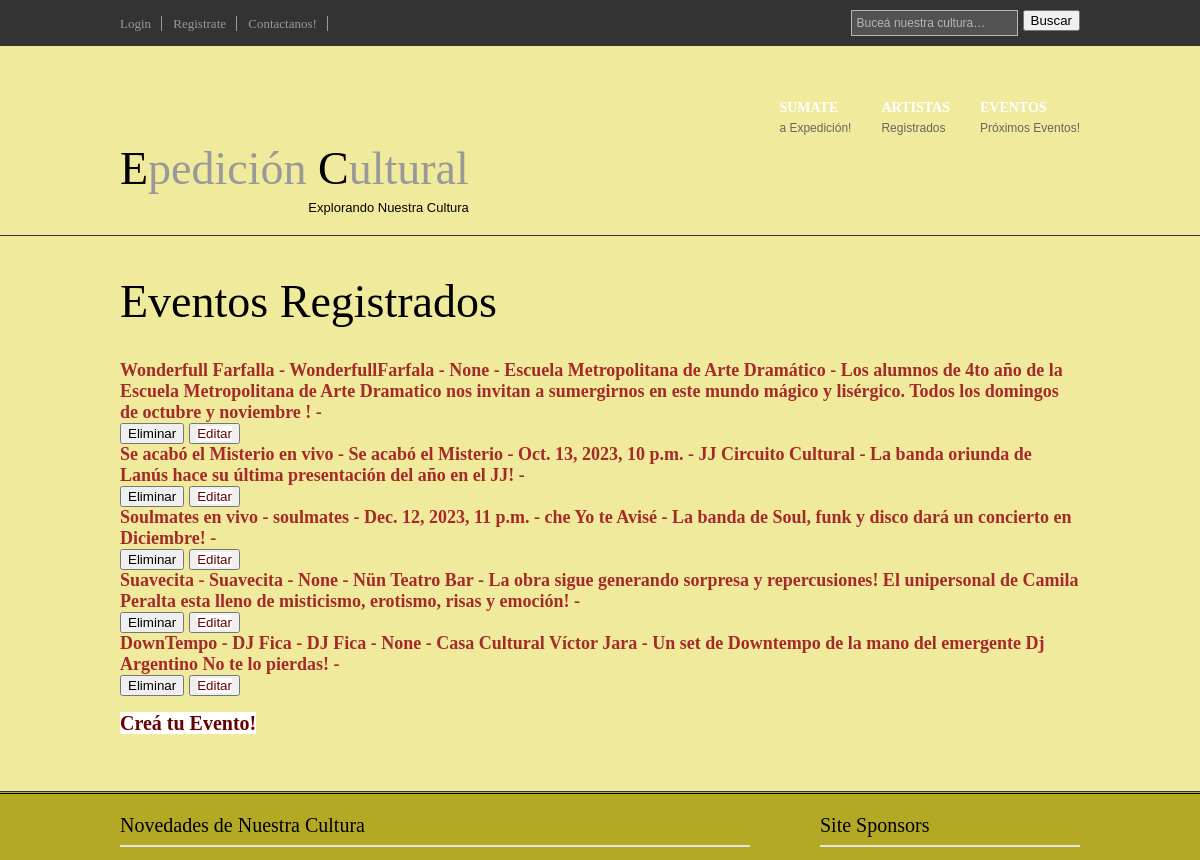
The app's page /appExpe/listaEventos/ (upper part), older data.
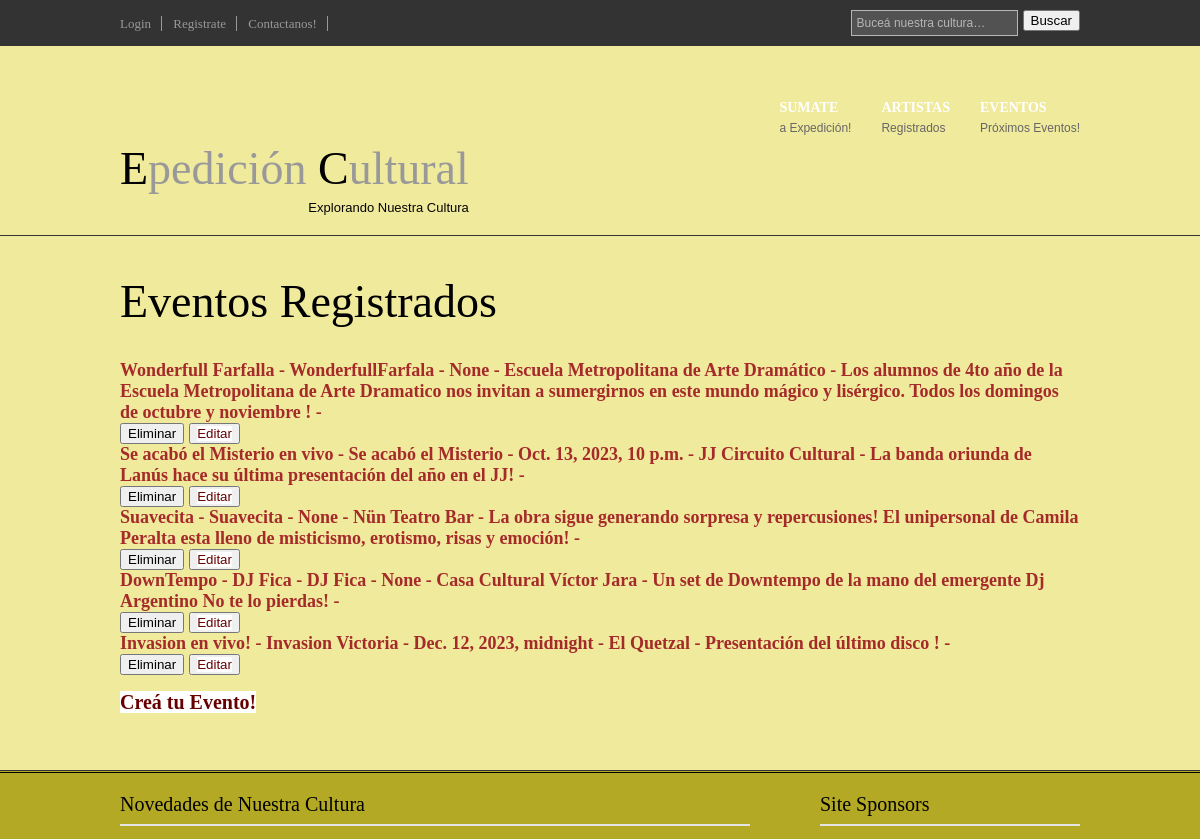
The same page, newer data.
### appExpe/models.py (models this page shows, shortened)
class Evento(models.Model):
    nombre= models.CharField(max_length=40)
    artista= models.ForeignKey(Artista, on_delete=models.CASCADE, null=True, max_length=50)
    fecha = models.DateTimeField(null=True, blank=True)
    lugar = models.ForeignKey(Establecimiento, on_delete=models.CASCADE, max_length=60, null=True)
    texto = models.TextField(max_length=5000, null=True)
    imagen = models.ImageField(upload_to='appExpe\static\images', blank = True)
    imagen2 = models.ImageField(upload_to='appExpe\static\images', blank=True)
    imagen3 = models.ImageField(upload_to='appExpe\static\images', blank=True)
    url = models.URLField(max_length=250, null=True)

class Artista(models.Model):
    nombre = models.CharField(null=True, max_length=40)
    disciplina = models.CharField(null=True, max_length=40)
    descripcion = models.CharField(null=True, max_length=500)
    link = models.URLField(null=True, max_length=250, blank=True)
    imagen = models.ImageField(upload_to='appExpe\static\images', null=True, blank=True)
    user = models.OneToOneField(User, on_delete=models.CASCADE, null=True)
    def __str__(self):
        return self.nombre

class Establecimiento(models.Model):
    nombre = models.CharField(null=True, max_length=40)
    direccion = models.CharField(null=True, max_length=60)
    def __str__(self):
        return self.nombre

### appExpe/views.py (the view)
# urls.py: path('listaEventos/', listaEventos, name="listaEventos"),
def listaEventos(req):
    eventos = Evento.objects.all()
    return render(req, "listaEventos.html", {"eventos": eventos})

### appExpe/templates/listaEventos.html (shortened to what this page needs)
{% extends 'base.html' %}
{% block ContenidoQueCambia %}
{% load static %}
<html>
    <head>
        <body>
            <div class="wrapper col1">
                <div id="header">
                <div id="logo">
                    <h1><a href="/appExpe/inicio"><strong>Eventos Registrados</strong> <strong></strong></a> </h1>
                    <br>
                    <br>
                    <ul>
                        {% for evento in eventos %}
                            <li style="font-size:large; font-weight: bold; color:brown;">
                                {{ evento.nombre }}  -
                                {{ evento.artista }}  -
                                {{ evento.fecha }}  -
                                {{ evento.lugar }}  -
                                {{ evento.texto }}  -
                            </li>
                            <div style="display: flex; column-gap: 5px;">
                                <form action="{% url 'eliminaEvento' evento.id %}" method="post">{% csrf_token %}
                                    <button type="submit"> Eliminar </button>
                                </form>
                                <button>
                                    <a href="{% url 'editarEvento' evento.id %}">Editar</a>
                                </button>
                            </div>
                        {% endfor %}
                    </ul>
                    <br>
                    <h2><a href="{% url 'creaEvento' %}"><strong>Creá tu Evento!</strong> <strong></strong></a> </h2>
                    <br>
                </div>
                <br class="clear" />
                </div>
            </div>
        </body>
</head>
</html>
{% endblock ContenidoQueCambia %}

### appExpe/templates/base.html (shortened to what this page needs)
<!DOCTYPE html PUBLIC "-//W3C//DTD XHTML 1.0 Transitional//EN" "http://www.w3.org/TR/xhtml1/DTD/xhtml1-transitional.dtd">
<html xmlns="http://www.w3.org/1999/xhtml">
<head>
   {% load static %}
<link rel="stylesheet" href="{% static 'layout/styles/layout.css' %}" type="text/css" />
</head>
{% include 'navbar.html' %}
<div class="wrapper col1">
  <div id="header">
    <div class="let" id="topnav">
      <ul>
        <li class="last"><a href='{% url "listaEventos" %}'>Eventos</a><span style="text-transform:none">Próximos Eventos!</span></li>
        <li><a href='{% url "listaArtistas" %}'>Artistas</a><span style="text-transform:none">Registrados</span></li>
        <li><a href='{% url "creaArtista" %}'>Sumate</a><span style="text-transform:none">a Expedición!</span></li>
      </ul>
    </div>
    <div id="logo">
      <h1><a href="/appExpe/inicio"><strong>E</strong>pedición <strong>C</strong>ultural</a></h1>
      <p style="text-transform:capitalize">Explorando nuestra Cultura</p>
    </div>
    <br class="clear" />
  </div>
</div>
{% block ContenidoQueCambia %}
{% endblock ContenidoQueCambia %}
<div class="wrapper col3">
  <div class="container">
    <div class="content">
      <div id="topstory">
        <h2>Novedades de Nuestra Cultura</h2>
        <br class="clear" />
      </div>
    </div>
    <div class="column">
      <div class="sponsors">
        <h2>Site Sponsors</h2>
      </div>
    </div>
    <br class="clear" />
  </div>
</div>
</body>
</html>

### appExpe/templates/navbar.html (shortened to what this page needs)
<div class="wrapper col0">
    <div id="topline">
      <ul>
            {% if user.is_authenticated %}
                {% if url_avatar %}
                    <img src="{{url_avatar}}" height="30px" alt="avatar">
                {% endif %}
                <li><p>Bienvenido {{user.username}}</p></li>
                <li> <a href="{% url 'Perfil' %}">Perfil</a></li>
                <li><a href="{% url 'logout' %}">Logout</a></li>
                {% else %}
                <li><a href="{% url 'login' %}">Login</a></li>
                <li><a href="{% url 'registroUsuario'%}" >Registrate</a></li>
            {% endif %}
        <li><a href="{% url 'contacto' %}">Contactanos!</a></li>
      </ul>
      <div id="search">
        <form action="{% url 'buscar' %}" method="get">
          <fieldset>
            <input type="text" name="busqueda" value="Buceá nuestra cultura&hellip;"  onfocus="this.value=(this.value=='Buceá nuestra cultura&hellip;')? '' : this.value ;" />
            <button type="submit">Buscar</button>
          </fieldset>
        </form>
      </div>
      <br class="clear" />
    </div>
  </div>

### appExpe/static/layout/styles/layout.css (style rules this page uses)
html { overflow-y:scroll; }
body { margin:0; padding:0; font-size:13px; font-family:Georgia, "Times New Roman", Times, serif; color:#000000; background-color:#b3a925; }
a { outline:none; text-decoration:none; color:#660000; background-color:#FFFFFF; }
div.wrapper { display:block; width:100%; text-align:left; }
div.wrapper h1, div.wrapper h2, div.wrapper h3, div.wrapper h4, div.wrapper h5, div.wrapper h6 { margin:0 0 15px 0; padding:0; font-size:20px; font-weight:normal; line-height:normal; }
.col0, .col0 a { color:#999999; background-color:#333333; }
.col1 { color:#030303; background-color:#f0ea9d; border-bottom:1px solid #363636; }
.col3 { margin:1px 0; border-top:1px solid #000000; border-bottom:1px solid #363636; }
#header, #topline, #topbar, #breadcrumb, .container, #hpage_cats, #adblock, #socialise, #footer, #copyright { display:block; position:relative; width:960px; margin:0 auto; }
#topline { padding:10px 0; }
#topline ul { float:left; margin:6px 0 0 0; padding:0; list-style:none; }
#topline li { display:inline; margin:0 8px 0 0; padding:0 10px 0 0; border-right:1px solid #999999; }
#topline #search { display:block; float:right; margin:0; padding:0; overflow:hidden; }
#header { padding:10px 0 20px; z-index:1000; }
#header h1, #header p, #header ul { margin:0; padding:0; list-style:none; line-height:normal; }
#header #logo { display:block; float:left; margin-top:7px; overflow:hidden; }
#header #logo h1 a { font-size:46px; color:#999999; background-color:#f0ea9d; }
#header h1 strong { font-weight:normal; color:#000000; background-color:#f0ea9d; }
#header #logo p { text-align:right; margin-top:5px; font-family:Arial, Helvetica, sans-serif; text-transform:lowercase; }
.container { padding:20px 0; }
.content { display:block; float:left; width:630px; }
.column { display:block; float:right; width:270px; }
.column .sponsors { display:block; width:270px; margin-bottom:20px; }
.column .sponsors h2 { margin:0 0 15px 10px; padding:0 0 8px 0; border-bottom:2px solid #E3E3E3; }
#topstory { display:block; width:100%; margin-bottom:25px; }
#topstory h2, #latestnews h2 { margin:0 0 15px 0; padding:0 0 8px 0; border-bottom:2px solid #E3E3E3; }

### appExpe/static/layout/styles/navi.css (style rules this page uses)
#topnav { display:block; float:right; margin-top:22px; width:900px; font-size:14px; font-family:Georgia, "Times New Roman", Times, serif; }
#topnav ul, #topnav li { margin:0; padding:0; list-style:none; }
#topnav li { float:right; margin-right:30px; }
#topnav li span { display:block; margin:5px 0 0 0; padding:0; font-size:12px; font-weight:bold; font-family:Arial, Helvetica, sans-serif; text-transform:lowercase; color:#666666; background-color:#f0ea9d; font-weight:normal; line-height:normal; }
#topnav li a:link, #topnav li a:visited, #topnav li a:hover { display:block; margin:0; padding:20px 0 0 0; color:#FFFFFF; background-color:#f0ea9d; text-transform:uppercase; border-top:2px solid #f0ea9d; font-weight:bold; }
#topnav li.last { margin-right:0; }

### appExpe/static/layout/styles/forms.css (style rules this page uses)
form, fieldset, legend { margin:0; padding:0; border:none; }
input, textarea, select { font-size:12px; font-family:Georgia, "Times New Roman", Times, serif; }
#topline input { display:block; float:left; width:155px; margin:0 5px 0 0; padding:5px; color:#B6B6B6; background-color:#525252; border:1px solid #B6B6B6; font-size:12px; font-family:Arial, Helvetica, sans-serif; }

Row changes from the older to the newer data that the page shows:
removed Evento: nombre "Soulmates en vivo", artista "soulmates", fecha "Dec. 12, 2023, 11 p.m.", lugar "che Yo te Avisé", texto "La banda de Soul, funk y disco dará un concierto en Diciembre!"
added Evento: nombre "Invasion en vivo!", artista "Invasion Victoria", fecha "Dec. 12, 2023, midnight", lugar "El Quetzal", texto "Presentación del último disco !"
